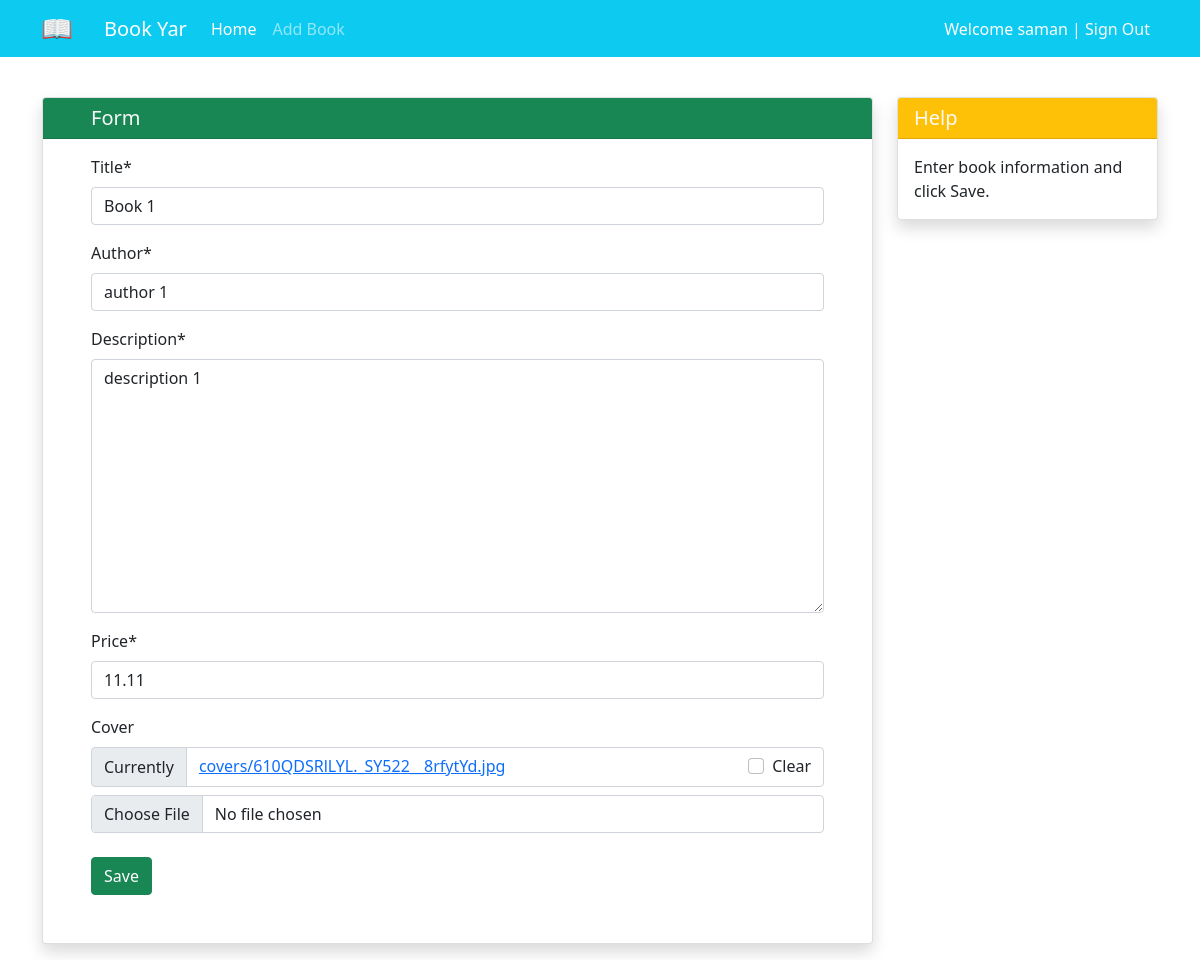
Page /books/8/edit/ (signed in) on the committed database.
### accounts/models.py (models this page shows)
class CustomUser(AbstractUser):
    age = models.PositiveIntegerField(null=True, blank=True)

### books/models.py (models this page shows, shortened)
class Book(models.Model):
    title = models.CharField(max_length=100)
    author = models.CharField(max_length=100)
    description = models.TextField()
    price = models.DecimalField(decimal_places=2, max_digits=6)
    cover = models.ImageField(upload_to='covers/', blank=True)

### books/views.py (the view)
# urls.py: path('<int:pk>/edit/', BookUpdateView.as_view(), name='book_update'),
class BookUpdateView(generic.UpdateView):
    model = Book
    fields = ['title', 'author', 'description', 'price', 'cover']
    template_name = 'books/book_update.html'

### books/templates/books/book_update.html (shortened to what this page needs)
{% extends "_base.html" %}
{% load crispy_forms_tags %}
{% block content %}
<div class="container mt-4" dir="ltr">
    <div class="row">
        <div class="col-9">
            <div class="card shadow my-3">
                <h5 class="card-header bg-success text-light px-5">Form</h5>
                <div class="px-5 pt-3 pb-5 text-start">
                    <form method="POST" enctype="multipart/form-data">
                        {{ form|crispy }}
                        <button type="submit" class="btn btn-success mt-2">Save</button>
                    </form>
                </div>
            </div>
        </div>
        <div class="col-3">
            <div class="card my-3 shadow">
                <h5 class="card-header bg-warning text-light">Help</h5>
                <div class="card-body">
                    <p class="card-text">
                        Enter book information and click Save.
                    </p>
                </div>
            </div>
        </div>
    </div>
</div>
{% endblock %}

### templates/_base.html (shortened to what this page needs)
{% load static %}
<!DOCTYPE html>
<html lang="en">
<head>
    <link href="https://cdn.jsdelivr.net/npm/bootstrap@5.1.3/dist/css/bootstrap.min.css" rel="stylesheet"
>
</head>
<body>
<nav class="navbar navbar-expand-lg navbar-dark bg-info" dir="ltr">
    <div class="container">
        <a class="navbar-brand" href="#">
            <img src="{% static 'icons/book.png' %}" alt="" height="30"
                 class="d-inline-block align-text-top">
        </a>
        <a class="navbar-brand mx-3" href="#">Book Yar</a>
        <div class="collapse navbar-collapse" id="navbarNavAltMarkup">
            <div class="navbar-nav">
                <a class="nav-link active" aria-current="page" href="{% url 'book_list' %}">Home</a>
                <a class="nav-link" href="{% url 'book_create' %}">Add Book</a>
            </div>
        </div>
        <div class="mx-2 text-white">
            {% if user.is_authenticated %}
            Welcome {{ user.username }} | <a class="link-light text-decoration-none" href="{% url 'logout' %}">Sign Out</a>
            {% else %}
            <a class="link-light text-decoration-none" href="{% url 'login' %}">Log In</a>
            |
            <a class="link-light text-decoration-none" href="{% url 'signup' %}">Sign Up</a>
            {% endif %}
        </div>
    </div>
</nav>
{% block content %}
{% endblock %}
</body>
</html>

### rows in the picture
CustomUser: username "saman"
Book: title "Book 1", author "author 1", description "description 1", price "11.11"
